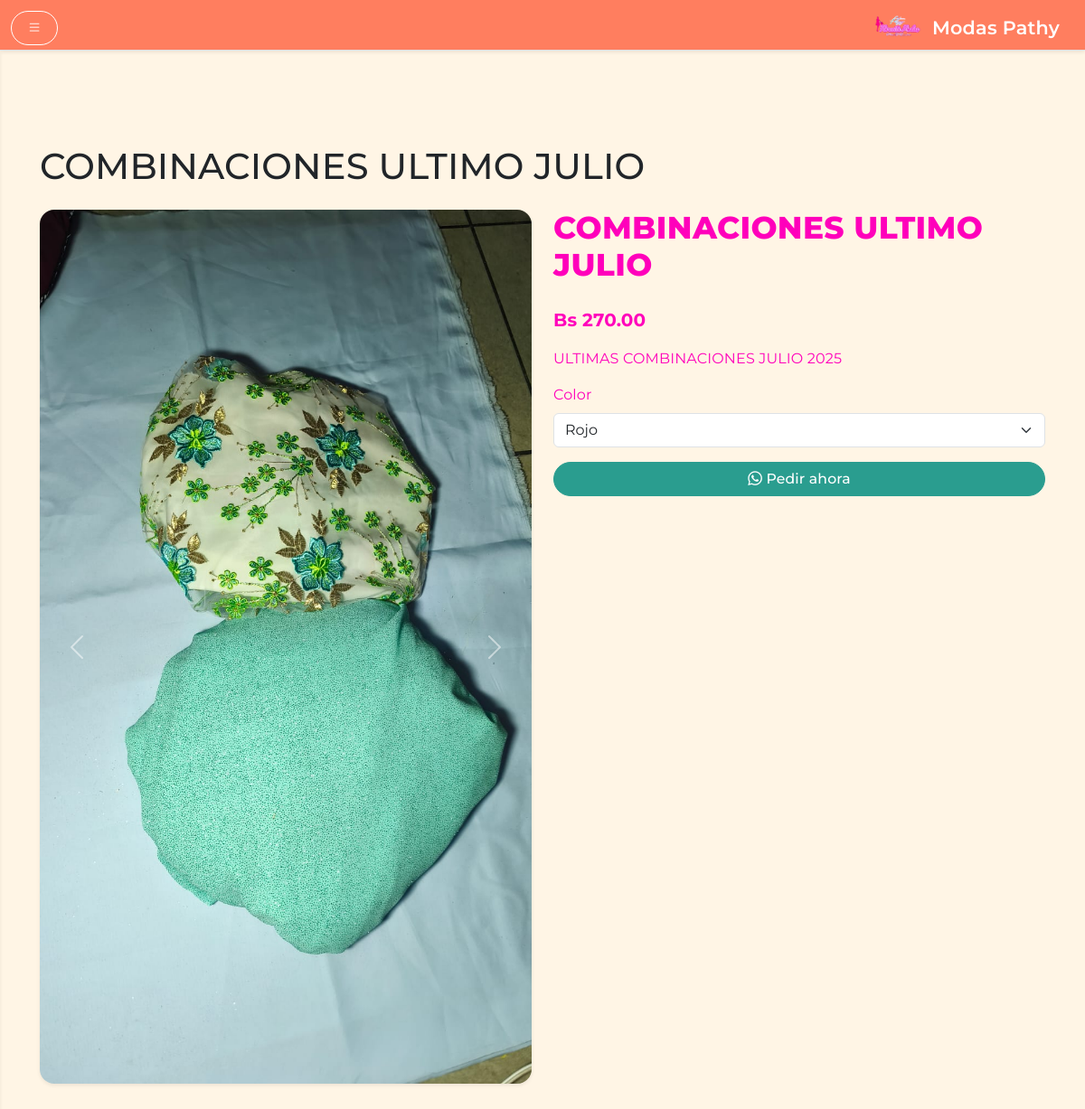
The app's page /producto/7 with its own data.
### app.py (models this page shows)
class Product(db.Model):
    id = db.Column(db.Integer, primary_key=True)
    name = db.Column(db.String(128), nullable=False)
    description = db.Column(db.Text)
    price = db.Column(db.Float, nullable=False)
    category_id = db.Column(db.Integer, db.ForeignKey('category.id'))
    category = db.relationship('Category', backref='products')
    is_new       = db.Column(db.Boolean, default=False)
    is_trending  = db.Column(db.Boolean, default=False)
    is_featured  = db.Column(db.Boolean, default=False)

class ProductImage(db.Model):
    id = db.Column(db.Integer, primary_key=True)
    filename = db.Column(db.String(256), nullable=False)
    is_main = db.Column(db.Boolean, default=False)
    product_id = db.Column(db.Integer, db.ForeignKey('product.id'))
    product = db.relationship('Product', backref='images')

### app.py (the view)
@app.route('/producto/<int:id>')
def producto_detalle(id):
    producto = Product.query.get_or_404(id)
    return render_template('public/producto_detalle.html', producto=producto)

### app.py (called while the page is built, shortened)
@app.context_processor
def inject_notifications():
    notifications = Notification.query.order_by(Notification.timestamp.desc()).limit(6).all()
    notifs = [
        {
            'message': n.message,
            'timestamp': n.timestamp.strftime('%d/%m %H:%M'),
            'admin_name': n.admin_name
        }
        for n in notifications
    ]
    return dict(notifications=notifs)

@app.context_processor
def inject_theme():
    active = Theme.query.filter_by(is_default=True).first()
    all_themes = Theme.query.order_by(Theme.name).all()
    return {
        'active_theme': active,
        'all_themes': all_themes
    }

@app.before_request
def seed_themes_once():
    global _seeded
    db.create_all()

@app.context_processor
def inject_public_data():
    categorias = Category.query.order_by(Category.name).all()
    return {
        'public_categories': categorias,
        'now': lambda fmt=None: datetime.utcnow().strftime(fmt or '%Y'),
        'contact_info': ContactInfo.query.first()
    }

### templates/public/producto_detalle.html (shortened to what this page needs)
{% extends 'public/base.html' %}
{% block page_title %}{{ producto.name }}{% endblock %}
{% block content %}
<div class="row g-4">
  <div class="col-md-6">
    <div id="carouselProducto" class="carousel slide" data-bs-ride="carousel">
      <div class="carousel-inner rounded-4 overflow-hidden shadow-sm">
        {% for img in producto.images %}
        <div class="carousel-item {% if loop.first %}active{% endif %}">
          <img src="{{ url_for('static', filename='uploads/' ~ img.filename) }}" class="d-block w-100" alt="{{ producto.name }}">
        </div>
        {% endfor %}
      </div>
      <button class="carousel-control-prev" type="button" data-bs-target="#carouselProducto" data-bs-slide="prev">
        <span class="carousel-control-prev-icon"></span>
      </button>
      <button class="carousel-control-next" type="button" data-bs-target="#carouselProducto" data-bs-slide="next">
        <span class="carousel-control-next-icon"></span>
      </button>
    </div>
  </div>
  <div class="col-md-6">
    <h3 class="text-capitalize">{{ producto.name }}</h3>
    <p class="lead fw-bold">Bs {{ '%.2f'|format(producto.price) }}</p>
    <p>{{ producto.description }}</p>
    <form id="orderForm" action="https://wa.me/{{ contact_info.whatsapp|replace(' ', '') }}" method="get" target="_blank">
      <div class="mb-3">
        <label for="colorSelect" class="form-label">Color</label>
        <select id="colorSelect" class="form-select">
          <option value="Rojo">Rojo</option>
        </select>
      </div>
      {% set main = producto.images|selectattr('is_main')|first or producto.images[0] %}
      {% set img_url = url_for('static', filename='uploads/' ~ main.filename, _external=True) %}
      <button type="submit" id="whatsappOrderBtn" class="btn btn-success btn-feedback w-100">
        <i class="bi bi-whatsapp"></i> Pedir ahora
      </button>
    </form>
  </div>
</div>
{% endblock %}

### static/css/styles.css (style rules this page uses)
:root { --blanco: #FFFFFF; --gris-claro: #f8f9fa; --gris-oscuro: #e3e3e3; --shadow-card: 0 4px 24px rgba(0, 0, 0, 0.05); --shadow-hover: 0 8px 36px rgba(0, 0, 0, 0.10); }
body, .form-label, .btn, .card-title, .navbar-brand, .nav-link { font-family: 'Montserrat', sans-serif; letter-spacing: 0.01em; }
body { margin-top: 56px; background: transparent; }
h2, h3, h4, h5, h6 { font-size: 2.15rem; color: var(--text-color); margin-bottom: 1.5rem; letter-spacing: 0.01em; font-weight: 800; }
p, span, label { color: var(--text-color); }
.btn { font-size: 0.98em; border-radius: 2em !important; font-weight: 500; padding: 0.42em 1.1em; letter-spacing: 0.01em; box-shadow: none; transition: background 0.15s, color 0.15s, box-shadow 0.15s; }
.btn-success { background-color: var(--success); border-color: var(--success); color: #fff; }
.btn-feedback { transition: transform .1s ease; }

### records on screen
Product: name "COMBINACIONES ULTIMO JULIO", price "270.00", description "ULTIMAS COMBINACIONES JULIO 2025"
ProductImage: filename (picture)
